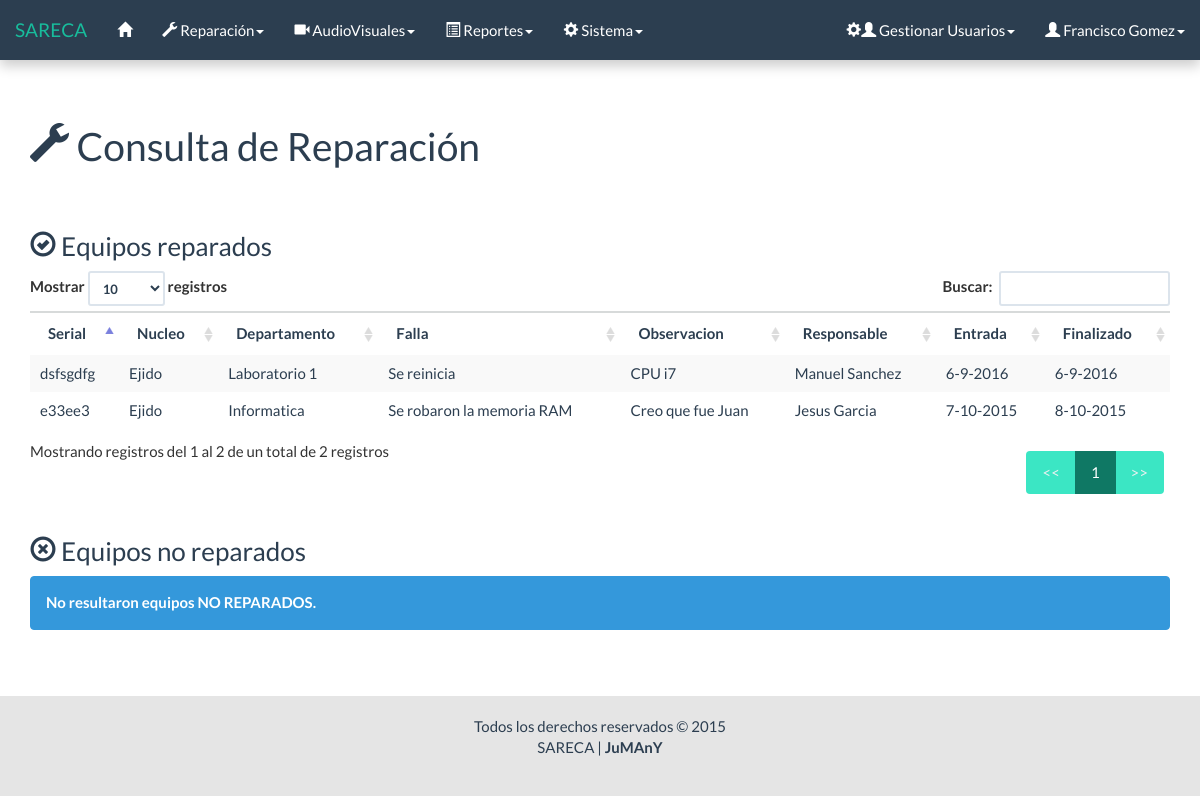
Page /html/conslt_lista_eq_f.php (signed in) on the committed database.
### tables this page shows
CREATE TABLE `reparacion` (
  `Id` int(11) NOT NULL AUTO_INCREMENT,
  `Serial_equipo` varchar(11) NOT NULL,
  `Nucleo` varchar(50) NOT NULL,
  `Departamento` varchar(50) NOT NULL,
  `falla` varchar(50) NOT NULL,
  `Estado` int(1) NOT NULL,
  `observacion` varchar(50) NOT NULL,
  `Fecha_entrada` date NOT NULL,
  `resultado` int(1) NOT NULL,
  `observacion_reaparacion` varchar(200) NOT NULL,
  `Fecha_salida` date NOT NULL,
  `responsable` varchar(50) NOT NULL,
  PRIMARY KEY (`Id`),
  KEY `Serial_equipo` (`Serial_equipo`),
  KEY `responsable` (`responsable`),
  CONSTRAINT `reparacion_ibfk_1` FOREIGN KEY (`responsable`) REFERENCES `usuario` (`Id`) ON UPDATE CASCADE
);

CREATE TABLE `usuario` (
  `Id` varchar(50) NOT NULL,
  `Contrasena` varchar(32) NOT NULL,
  `Nivel` int(1) NOT NULL,
  `Nombre` varchar(50) NOT NULL,
  `correo` varchar(50) NOT NULL,
  PRIMARY KEY (`Id`)
);

### php/lista_eq.php (the view, shortened to what this page needs)
<?php
	require('conexion/conexion.php');
	$sql = "SELECT reparacion.*, usuario.Nombre
			FROM reparacion
			JOIN usuario ON usuario.Id = reparacion.responsable
			WHERE resultado = 2";
	$res = $conectar->query($sql);
	if ($res->num_rows == 0) {
?>
		<div class="row">
			<div class="col-lg-12">
				<h3><span class="glyphicon glyphicon-ok-circle"></span> Equipos reparados</h3>
				<div class="alert alert-dismissible alert-info">
					<strong>No resultaron equipos REPARADOS.</strong>
				</div>
			</div>
		</div>
<?php
	} else {
?>
		<div class="row">
			<div class="col-lg-12">
				<h3><span class="glyphicon glyphicon-ok-circle"></span> Equipos reparados</h3>
				<table id="" class="table table-striped table-hover consulta">
					<thead>
						<tr>
							<th>Serial</th>
							<th>Nucleo</th>
							<th>Departamento</th>
							<th>Falla</th>
							<th>Observacion</th>
							<th>Responsable</th>
							<th>Entrada</th>
							<th>Finalizado</th>
						</tr>
					</thead>
					<tbody>
					<?php
					while ($fila = $res->fetch_object()) {
						list($a,$m,$d) = explode('-',$fila->Fecha_entrada);
						list($af,$mf,$df) = explode('-',$fila->Fecha_salida);
						printf('
							<tr>
								<td>%s</td>
								<td>%s</td>
								<td>%s</td>
								<td>%s</td>
								<td>%s</td>
								<td>%s</td>
								<td>%d-%d-%d</td>
								<td>%d-%d-%d</td>
							</tr>',
							$fila->Serial_equipo,
							$fila->Nucleo,
							$fila->Departamento,
							$fila->falla,
							$fila->observacion,
							$fila->Nombre,
							$d,
							$m,
							$a,
							$df,
							$mf,
							$af
						);
					}
					?>
					</tbody>
				</table>
			</div>
		</div>
<?php
	}
	$sql = "SELECT reparacion.*, usuario.Nombre
			FROM reparacion
			JOIN usuario ON usuario.Id = reparacion.responsable
			WHERE resultado = 1";
	$res = $conectar->query($sql);
	if ($res->num_rows == 0) {
?>
		<div class="row">
			<div class="col-lg-12">
				<h3><span class="glyphicon glyphicon-remove-circle"></span> Equipos no reparados</h3>
				<div class="alert alert-dismissible alert-info">
					<strong>No resultaron equipos NO REPARADOS.</strong>
				</div>
			</div>
		</div>
<?php
	}
?>

### html/conslt_lista_eq_f.php (shortened to what this page needs)
<!DOCTYPE html>
<html lang="es">
	<head>
		<link rel="stylesheet" href="../css/bootstrap.css">
		<link rel="stylesheet" href="../css/general.css">
		<link rel="stylesheet" href="../css/jquery.dataTables.min.css">
	</head>
	<body>
		<div id="wrap">
			<?php
				include("menu/menu.php");
			?>
			<div class="container">
				<div class="bs-docs-section">
					<?php
						include('mensaje/mensaje.php');
					?>
					<div class="row">
						<div class="col-lg-12">
							<div class="page-header">
								<h1><span class="glyphicon glyphicon-wrench"></span> Consulta de Reparación</h1>
							</div>
						</div>
					</div>
					<?php include '../php/lista_eq.php'; ?>
				</div>
			</div>
			<div id="push"></div>
		</div>
		<div id="footer">
			<div class="container">
				<p class="muted credit">
					Todos los derechos reservados &copy; 2015 <br>
					SARECA | <b>JuMAnY</b>
				</p>
			</div>
		</div>
	</body>
</html>

### html/menu/menu.php (shortened to what this page needs)
<nav class="navbar navbar-default navbar-fixed-top">
	<div class="container-fluid">
		<div class="navbar-header">
			<a class="navbar-brand" href="#">SARECA</a>
		</div>
		<div class="collapse navbar-collapse" id="bs-example-navbar-collapse-1">
			<ul class="nav navbar-nav">
				<li data-toggle="tooltip" data-placement="bottom" title="" data-original-title="Inicio"><a href="inicio.php"><span class="glyphicon glyphicon-home"></span></a></li>
				<?php if($_SESSION["nivel"] == 3 || $_SESSION["nivel"] == 1){ ?>
							<li class="dropdown">
								<a href="#" class="dropdown-toggle" data-toggle="dropdown" role="button" aria-expanded="false"><span class="glyphicon glyphicon-wrench"></span> Reparación<span class="caret"></span></a>
							</li>
				<?php 	}
						if($_SESSION["nivel"] == 2 || $_SESSION["nivel"] == 1){
				?>
							<li class="dropdown">
								<a href="#" class="dropdown-toggle" data-toggle="dropdown" role="button" aria-expanded="false"><span class="glyphicon glyphicon-facetime-video"></span> AudioVisuales<span class="caret"></span></a>
							</li>
				<?php
				 		}
				?>
				<li class="dropdown">
					<a href="#" class="dropdown-toggle" data-toggle="dropdown" role="button" aria-expanded="false"><span class="glyphicon glyphicon-list-alt"></span> Reportes<span class="caret"></span></a>
				</li>
				<?php
						if($_SESSION["nivel"] == 1){
				?>
							<li class="dropdown">
								<a href="#" class="dropdown-toggle" data-toggle="dropdown" role="button" aria-expanded="false"><span class="glyphicon glyphicon-cog"></span> Sistema<span class="caret"></span></a>
							</li>
				<?php 	} ?>
			</ul>
			<ul class="nav navbar-nav navbar-right">
				<?php if($_SESSION["nivel"] == 1){ ?>
							<li class="dropdown">
								<a href="#" class="dropdown-toggle" data-toggle="dropdown" role="button" aria-expanded="false"><span class="glyphicon glyphicon-cog"></span><span class="glyphicon glyphicon-user"></span> Gestionar Usuarios<span class="caret"></span></a>
							</li>
				<?php } ?>
				<li data-toggle="tooltip" data-placement="left" title="" data-original-title="Perfil Usuario" class="dropdown">
					<a href="#" class="dropdown-toggle" data-toggle="dropdown" role="button" aria-expanded="false"><span class="glyphicon glyphicon-user"></span> <?=$_SESSION['nombre']?><span class="caret"></span></a>
				</li>
			</ul>
		</div>
	</div>
</nav>

### html/mensaje/mensaje.php (shortened to what this page needs)
<div class="row">
	<div class="col-lg-6 col-lg-offset-3">
		<br>
	</div>
</div>

### css/general.css (style rules this page uses)
html, body { height: 100%; }
.navbar { box-shadow: 0px 6px 12px rgba(0, 0, 0, 0.2); }
#wrap { min-height: 100%; height: auto !important; height: 100%; margin: 0 auto -104px; }
#push, #footer { height: 100px; }
#footer { text-align: center; background-color: #e5e5e5; }
#wrap > .container { padding-top: 60px; }
.container .credit { margin: 20px 0; }

### rows in the picture
reparacion: Serial_equipo "e33ee3", Nucleo "Ejido", Departamento "Informatica", falla "Se robaron la memoria RAM", observacion "Creo que fue Juan", responsable.Nombre "Jesus Garcia", d "7", m "10", a "2015", df "8", mf "10", af "2015"
reparacion: Serial_equipo "dsfsgdfg", Nucleo "Ejido", Departamento "Laboratorio 1", falla "Se reinicia", observacion "CPU i7", responsable.Nombre "Manuel Sanchez", d "6", m "9", a "2016", df "6", mf "9", af "2016"

### other values in the picture
$_SESSION['nombre'] "Francisco Gomez"
